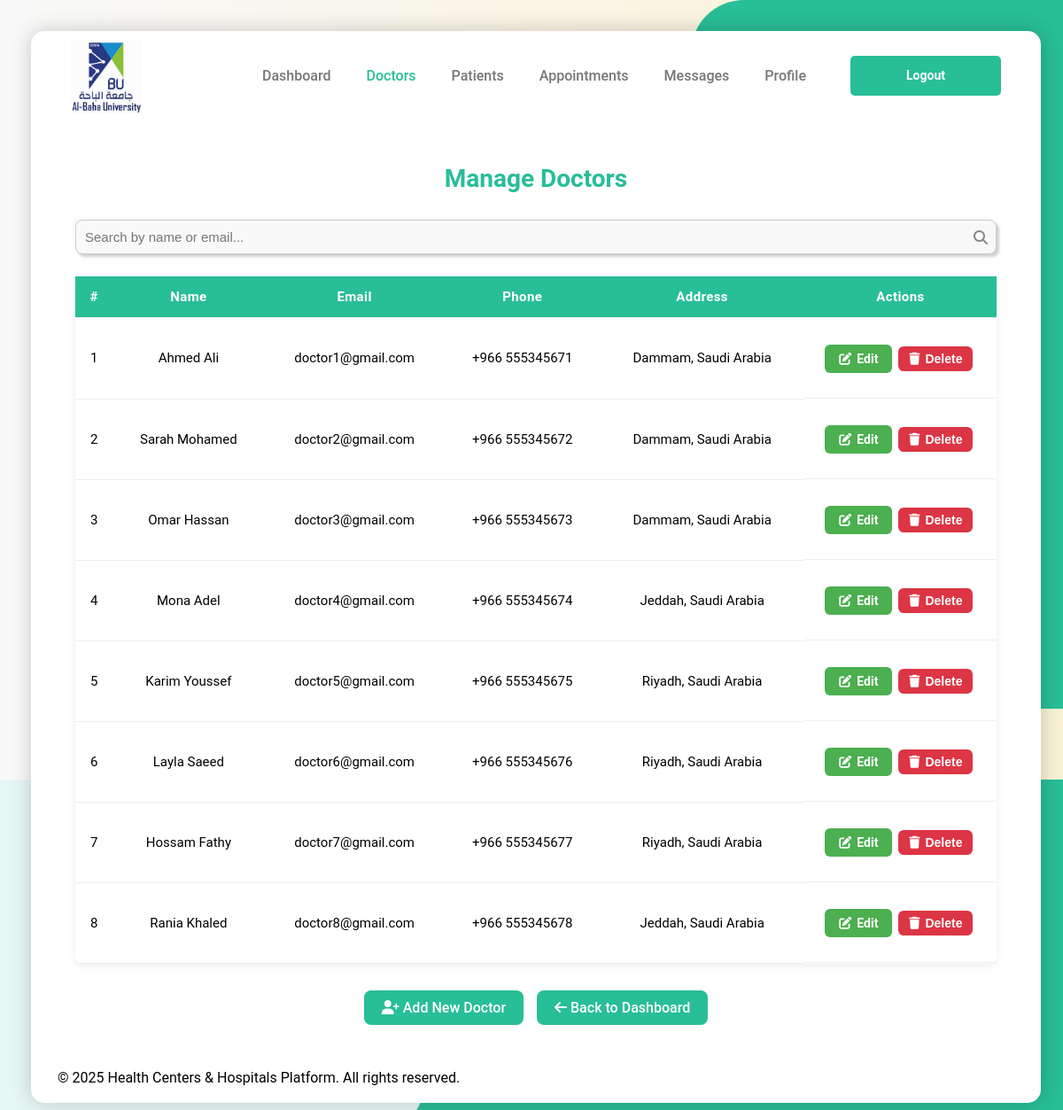
The app's page /admin_doctors.php (signed in) with its own data.
### tables this page shows
CREATE TABLE `users` (
  `id` int(11) NOT NULL,
  `username` varchar(100) NOT NULL,
  `email` varchar(100) NOT NULL,
  `password` varchar(255) NOT NULL,
  `address` varchar(255) DEFAULT NULL,
  `phone` varchar(20) DEFAULT NULL,
  `dob` date DEFAULT NULL,
  `gender` enum('Male','Female','Other') DEFAULT 'Other',
  `role` enum('user','doctor','admin','receptionist') DEFAULT 'user',
  `created_at` timestamp NOT NULL DEFAULT current_timestamp(),
  `image` varchar(255) DEFAULT 'img/users/default-user.png'
);

### admin_doctors.php (the view, shortened to what this page needs)
<?php
require 'config/admin_data.php';
$search = isset($_GET['search']) ? trim($_GET['search']) : '';
if ($search) {
  $stmt = $pdo->prepare("SELECT id, username, email, phone, address FROM users WHERE role='doctor' AND (username LIKE ? OR email LIKE ?) ORDER BY id ASC");
  $stmt->execute(["%$search%", "%$search%"]);
} else {
  $stmt = $pdo->query("SELECT id, username, email, phone, address FROM users WHERE role='doctor' ORDER BY id ASC");
}
$doctors = $stmt->fetchAll(PDO::FETCH_ASSOC);
?>
<!DOCTYPE html>
<html lang="en">
  <head>
    <link rel="stylesheet" href="https://cdnjs.cloudflare.com/ajax/libs/font-awesome/6.4.0/css/all.min.css">
    <link rel="stylesheet" href="../css/styles.css">
  </head>
  <body>
    <div class="home-section">
      <div class="effects"><div class="bg-effect"></div></div>
      <div class="container">
        <header class="header">
          <a href="admin_dashboard.php" class="logo" aria-label="Health Management Logo">
            <img src="../logo/logo.jpg" alt="Health Centers Logo" loading="lazy"/>
          </a>
          <nav class="links" aria-label="Main Navigation">
            <ul class="nav-bar">
              <li><a href="admin_dashboard.php">Dashboard</a></li>
              <li><a href="admin_doctors.php" class="active">Doctors</a></li>
              <li><a href="admin_users.php">Patients</a></li>
              <li><a href="admin_appointments.php">Appointments</a></li>
              <li><a href="admin_messages.php">Messages</a></li>
              <li><a href="admin_profile.php">Profile</a></li>
              <li><a href="logout.php" class="register">Logout</a></li>
            </ul>
          </nav>
        </header>
        <main class="dashboard">
          <h1>Manage Doctors</h1>
          <form method="GET" class="search-bar" style="margin-bottom: 20px;">
            <div class="input-box" style="position:relative; flex:1;">
              <input type="text" name="search" placeholder="Search by name or email..." value="<?= htmlspecialchars($search) ?>" style="width:100%; padding:10px 40px 10px 10px; border-radius:8px; border:1px solid #ccc;" />
              <i class="fa-solid fa-search" style="position:absolute; right:10px; top:50%; transform:translateY(-50%); color:#888;"></i>
            </div>
          </form>
          <?php if (!$doctors): ?>
            <p>No doctors found.</p>
          <?php else: ?>
            <table class="appointments-table">
              <thead>
                <tr>
                  <th>#</th>
                  <th>Name</th>
                  <th>Email</th>
                  <th>Phone</th>
                  <th>Address</th>
                  <th>Actions</th>
                </tr>
              </thead>
              <tbody>
                <?php foreach ($doctors as $i => $doc): ?>
                <tr>
                  <td><?= $i + 1 ?></td>
                  <td><?= htmlspecialchars($doc['username']) ?></td>
                  <td><?= htmlspecialchars($doc['email']) ?></td>
                  <td><?= htmlspecialchars($doc['phone'] ?: '-') ?></td>
                  <td><?= htmlspecialchars($doc['address'] ?: '-') ?></td>
                  <td class="actions">
                    <div class="action-buttons">
                      <a href="admin_edit_doctor.php?id=<?= $doc['id'] ?>" class="btnn btn-confirm">
                        <i class="fa-solid fa-pen-to-square"></i> Edit
                      </a>
                      <form method="POST" onsubmit="return confirm('Are you sure you want to delete this doctor?');" style="display:inline;">
                        <button type="submit" class="btnn btn-cancel">
                          <i class="fa-solid fa-trash"></i> Delete
                        </button>
                      </form>
                    </div>
                  </td>
                </tr>
                <?php endforeach; ?>
              </tbody>
            </table>
          <?php endif; ?>
          <div class="actions extra-actions">
            <a href="admin_add_doctor.php" class="btn"><i class="fa-solid fa-user-plus"></i> Add New Doctor</a>
            <a href="admin_dashboard.php" class="btn"><i class="fa-solid fa-arrow-left"></i> Back to Dashboard</a>
          </div>
        </main>
        <footer>
          <p>&copy; 2025 Health Centers & Hospitals Platform. All rights reserved.</p>
          <p>&nbsp;</p>
        </footer>
      </div>
    </div>
  </body>
</html>

### records on screen
users: username "Ahmed Ali", email "doctor1@gmail.com", phone "+966 555345671", address "Dammam, Saudi Arabia"
users: username "Sarah Mohamed", email "doctor2@gmail.com", phone "+966 555345672", address "Dammam, Saudi Arabia"
users: username "Omar Hassan", email "doctor3@gmail.com", phone "+966 555345673", address "Dammam, Saudi Arabia"
users: username "Mona Adel", email "doctor4@gmail.com", phone "+966 555345674", address "Jeddah, Saudi Arabia"
users: username "Karim Youssef", email "doctor5@gmail.com", phone "+966 555345675", address "Riyadh, Saudi Arabia"
users: username "Layla Saeed", email "doctor6@gmail.com", phone "+966 555345676", address "Riyadh, Saudi Arabia"
users: username "Hossam Fathy", email "doctor7@gmail.com", phone "+966 555345677", address "Riyadh, Saudi Arabia"
users: username "Rania Khaled", email "doctor8@gmail.com", phone "+966 555345678", address "Jeddah, Saudi Arabia"
